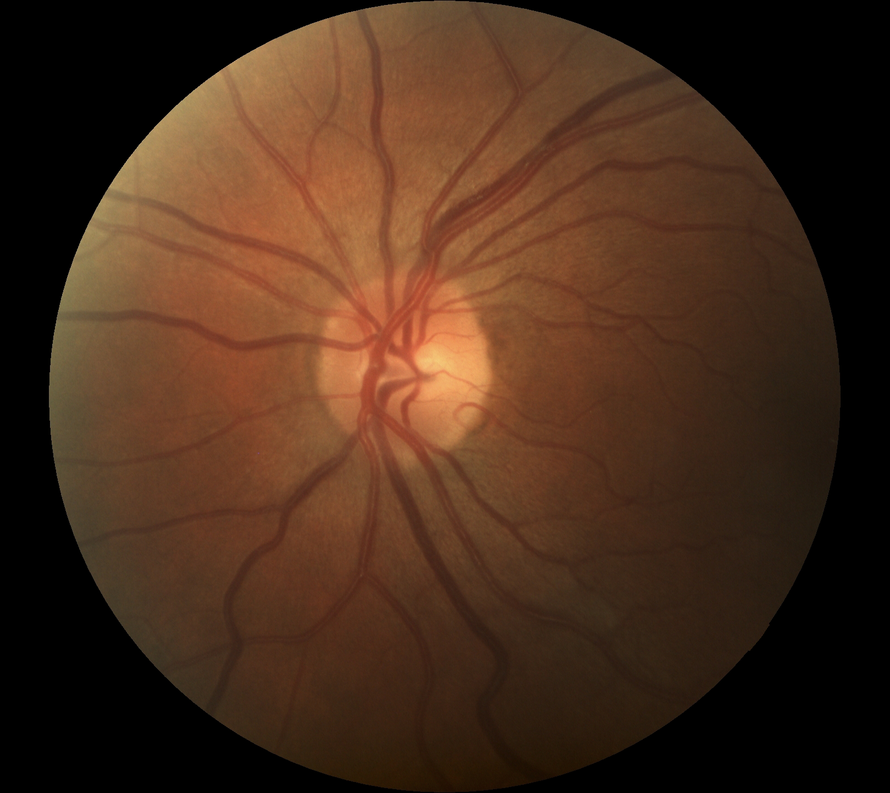
#> input picture MP_RetinalVesselAnalysis/MP_RetinalVesselAnalysis/dummies/Retinal_Images/37.png, 890 x 793 px, shrunk from 1620 x 1444 before the run
$ python MiddlePoint.py
#> lines starting #> are read from the running program, lines starting #| are printed output that depends on the picture
# # import cv2
# # import matplotlib.pyplot as plt

# # # Load the image
# # image = cv2.imread('Retinal_Images/37.png')

# # # Convert to grayscale
# # gray = cv2.cvtColor(image, cv2.COLOR_BGR2GRAY)

# # # Apply CLAHE (Contrast Limited Adaptive Histogram Equalization) for contrast enhancement
# # clahe = cv2.createCLAHE(clipLimit=2.0, tileGridSize=(8,8))
# # clahe_image = clahe.apply(gray)

# # # Apply Gaussian blur for noise removal
# # blur_image = cv2.GaussianBlur(clahe_image, (3,3), 0)

# # # Find the center of the image
# # height, width = blur_image.shape
# # center_x, center_y = int(width/2), int(height/2)

# # # Define ROI around the center
# # roi_width, roi_height = int(width/3), int(height/3)
# # x1, y1 = center_x - int(roi_width/2), center_y - int(roi_height/2)
# # x2, y2 = center_x + int(roi_width/2), center_y + int(roi_height/2)

# # # Crop the image
# # crop_image = blur_image[y1:y2, x1:x2]

# # # Display the cropped image using matplotlib
# # plt.imshow(crop_image, cmap='gray')

# # # Get user input for two points
# # print("Click on two points to mark them, then press Enter")
# # points = plt.ginput(2)

# # # Calculate midpoint of the two points
# # x, y = (points[0][0] + points[1][0]) / 2, (points[0][1] + points[1][1]) / 2

# # # Mark the midpoint with a red circle
# # plt.plot(x, y, 'ro', markersize=10)

# # # Show the marked image
# # plt.show()

# import cv2
# import matplotlib.pyplot as plt
# from tkinter import Tk, filedialog

# # Open a GUI to choose an image file
# root = Tk()
# root.withdraw()  # Hide the main window

# file_path = filedialog.askopenfilename(title="Select an image file", filetypes=[("Image files", "*.png;*.jpg;*.jpeg;*.bmp")])

# # Check if a file was selected
# if file_path:
#     # Load the selected image
#     image = cv2.imread(file_path)

#     # Convert to grayscale
#     gray = cv2.cvtColor(image, cv2.COLOR_BGR2GRAY)

#     # Apply CLAHE (Contrast Limited Adaptive Histogram Equalization) for contrast enhancement
#     clahe = cv2.createCLAHE(clipLimit=2.0, tileGridSize=(8, 8))
#     clahe_image = clahe.apply(gray)

#     # Apply Gaussian blur for noise removal
#     blur_image = cv2.GaussianBlur(clahe_image, (3, 3), 0)

#     # Find the center of the image
#     height, width = blur_image.shape
#     center_x, center_y = int(width / 2), int(height / 2)

#     # Define ROI around the center
#     roi_width, roi_height = int(width / 3), int(height / 3)
#     x1, y1 = center_x - int(roi_width / 2), center_y - int(roi_height / 2)
#     x2, y2 = center_x + int(roi_width / 2), center_y + int(roi_height / 2)

#     # Crop the image
#     crop_image = blur_image[y1:y2, x1:x2]

#     # Display the cropped image using matplotlib
#     plt.imshow(crop_image, cmap='gray')

#     # Get user input for two points
#     print("Click on two points to mark them, then press Enter")
#     points = plt.ginput(2)

#     # Calculate midpoint of the two points
#     x, y = (points[0][0] + points[1][0]) / 2, (points[0][1] + points[1][1]) / 2

#     # Mark the midpoint with a red circle
#     plt.plot(x, y, 'ro', markersize=10)

#     # Show the marked image
#     plt.show()


import cv2
import matplotlib.pyplot as plt
from tkinter import Tk, filedialog

# Open a GUI to choose an image file
root = Tk()
root.withdraw()  # Hide the main window

file_path = filedialog.askopenfilename(title="Select an image file", filetypes=[("Image files", "*.png;*.jpg;*.jpeg;*.bmp")])
#> the answer given: Retinal_Images/37.png

# Check if a file was selected
if file_path:
    # Load the selected image
    image = cv2.imread(file_path)
#> image is the input picture: shape (793, 890, 3); mean B, G, R 27.8, 44.8, 71.4

    # Convert to grayscale
    gray = cv2.cvtColor(image, cv2.COLOR_BGR2GRAY)
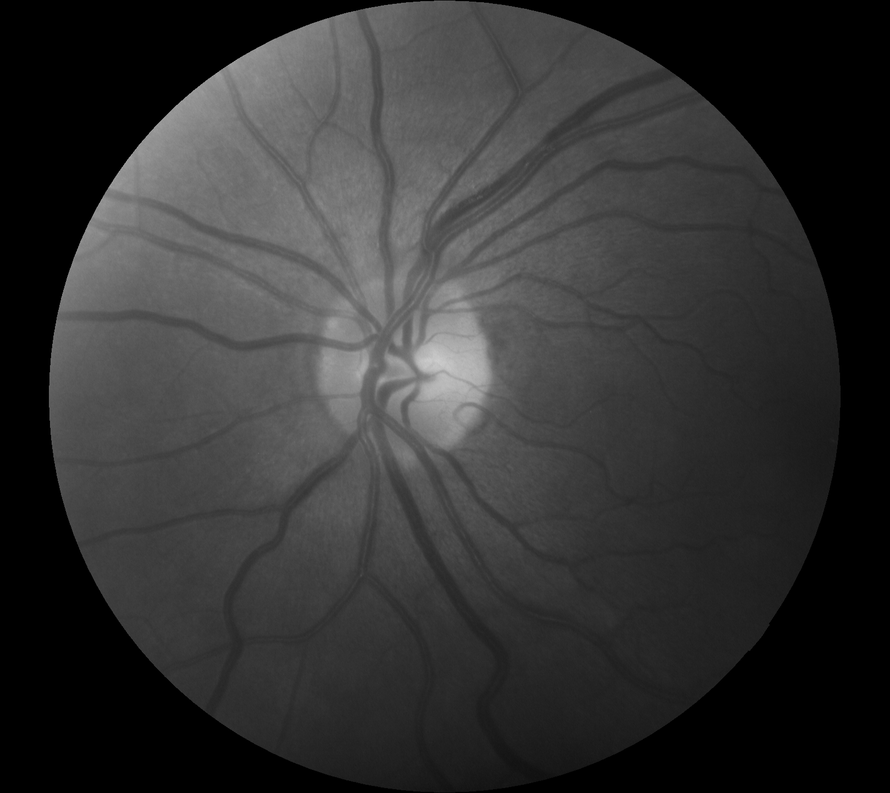
#> gray: shape (793, 890); min 0, max 204, mean 50.8

    # Apply CLAHE (Contrast Limited Adaptive Histogram Equalization) for contrast enhancement
    clahe = cv2.createCLAHE(clipLimit=2.0, tileGridSize=(8, 8))
    clahe_image = clahe.apply(gray)
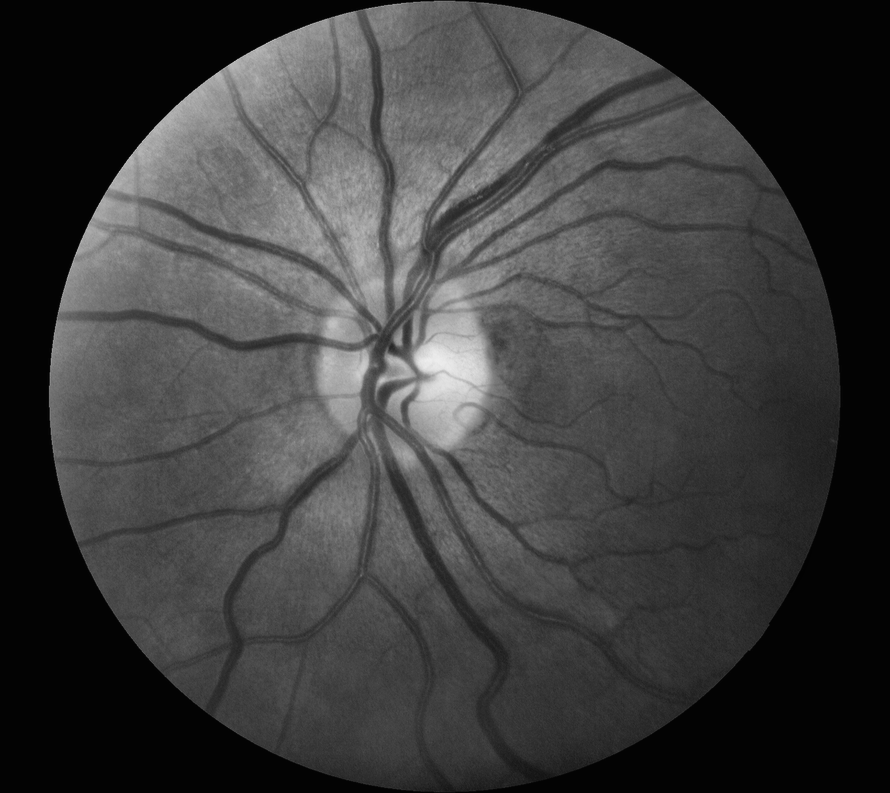
#> clahe_image: shape (793, 890); min 2, max 237, mean 60.6

    # Apply Gaussian blur for noise removal
    blur_image = cv2.GaussianBlur(clahe_image, (3, 3), 0)

    # Display the image using matplotlib
    plt.imshow(blur_image, cmap='gray')

    # Get user input for two points
    print("Click on two points to mark them, then press Enter")
#> (the run stopped early here; a loop or call above may not have finished)

$ run again, with MP_RetinalVesselAnalysis/MP_RetinalVesselAnalysis/dummies/Retinal_Images/111.png copied over MP_RetinalVesselAnalysis/MP_RetinalVesselAnalysis/dummies/Retinal_Images/37.png
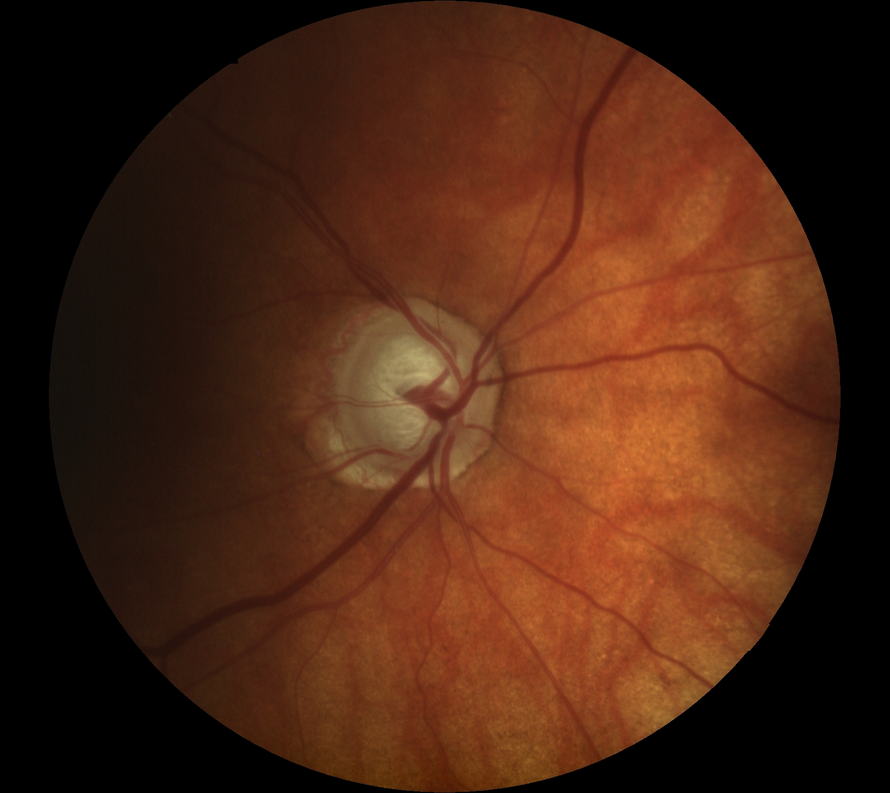
#> input picture MP_RetinalVesselAnalysis/MP_RetinalVesselAnalysis/dummies/Retinal_Images/111.png, 890 x 793 px, shrunk from 1620 x 1444 before the run
#> image is the input picture: shape (793, 890, 3); mean B, G, R 19.3, 37, 73.5
#> `gray = cv2.cvtColor(image, cv2.COLOR_BGR2GRAY)`:
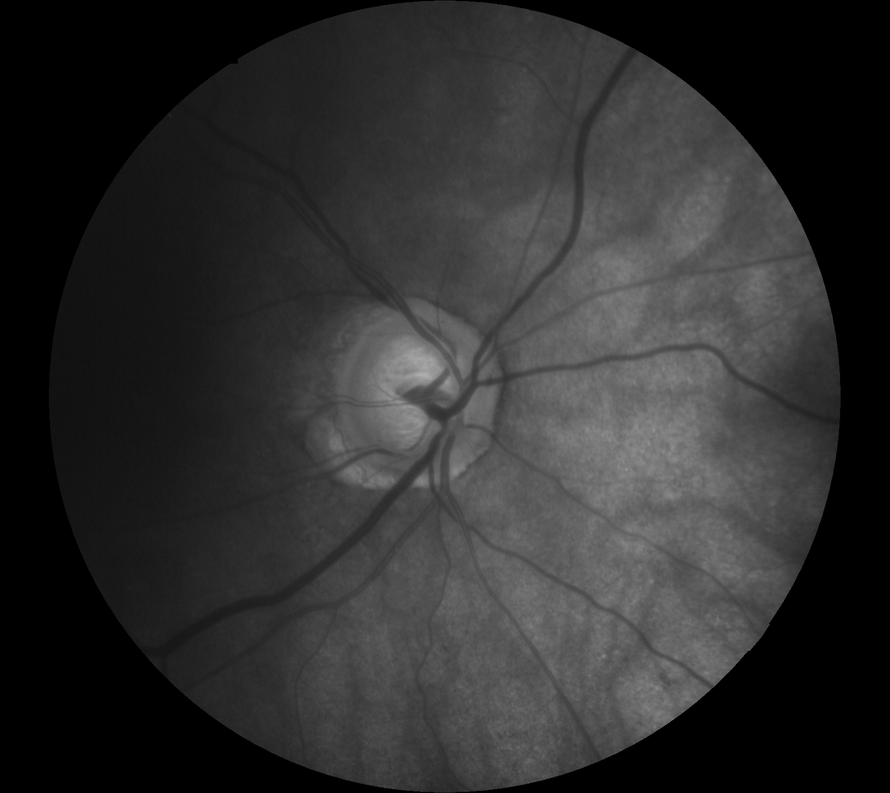
#> gray: shape (793, 890); min 0, max 177, mean 45.9
#> `clahe_image = clahe.apply(gray)`:
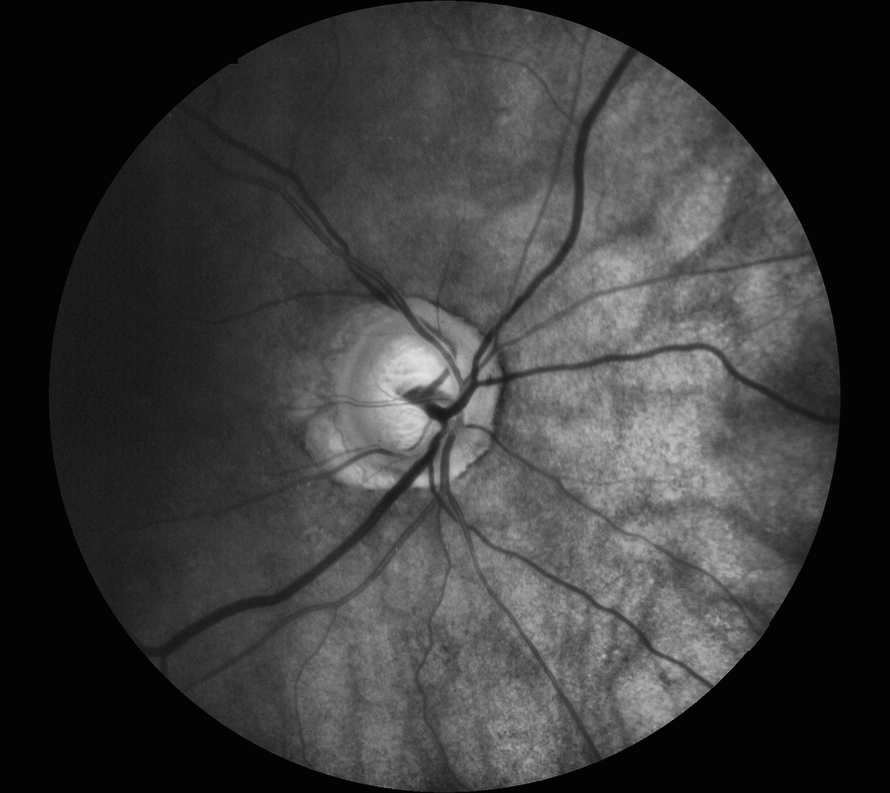
#> clahe_image: shape (793, 890); min 2, max 226, mean 58.6

$ run again, with MP_RetinalVesselAnalysis/MP_RetinalVesselAnalysis/dummies/Retinal_Images/119.png copied over MP_RetinalVesselAnalysis/MP_RetinalVesselAnalysis/dummies/Retinal_Images/37.png
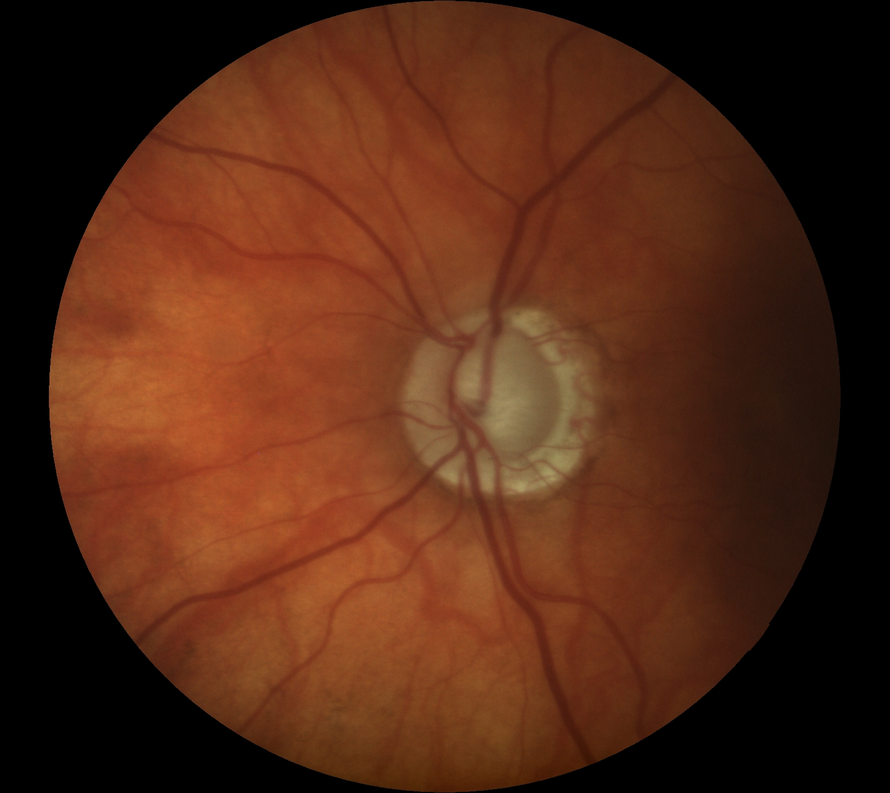
#> input picture MP_RetinalVesselAnalysis/MP_RetinalVesselAnalysis/dummies/Retinal_Images/119.png, 890 x 793 px, shrunk from 1620 x 1444 before the run
#> image is the input picture: shape (793, 890, 3); mean B, G, R 21.4, 40.4, 81.8
#> `gray = cv2.cvtColor(image, cv2.COLOR_BGR2GRAY)`:
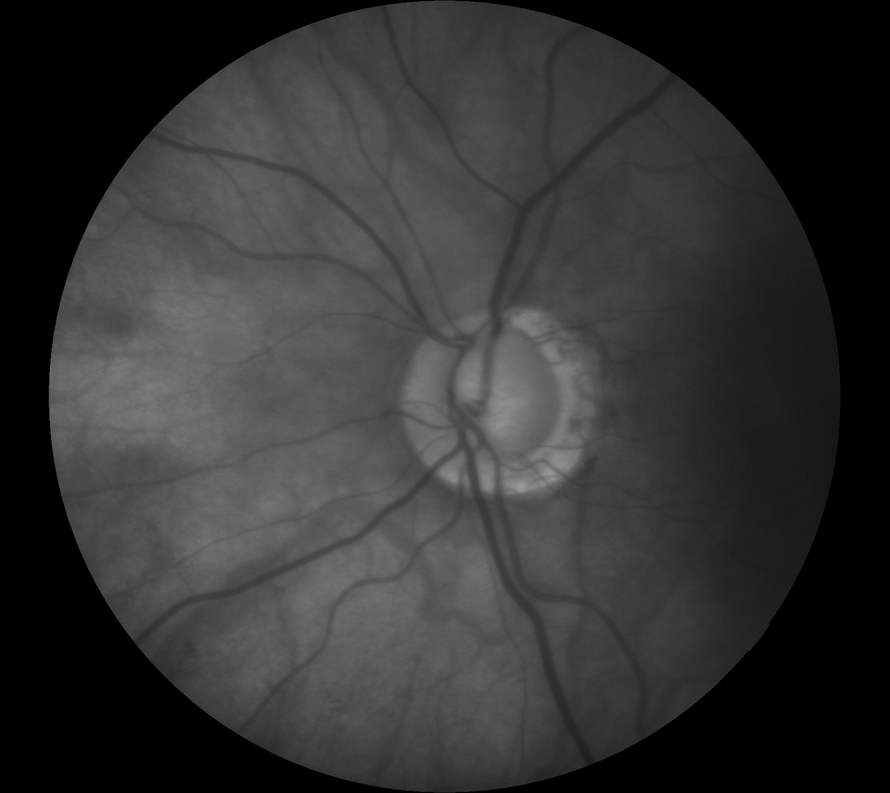
#> gray: shape (793, 890); min 0, max 158, mean 50.6
#> `clahe_image = clahe.apply(gray)`:
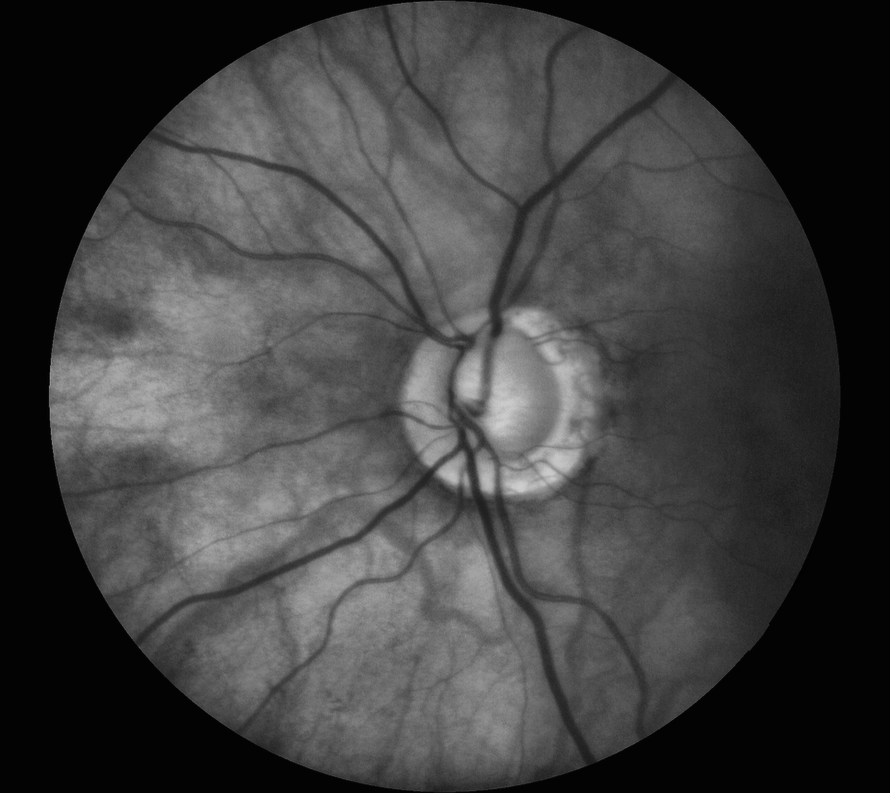
#> clahe_image: shape (793, 890); min 2, max 207, mean 63.5
